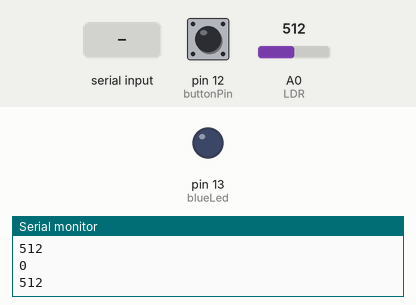
Recording of a sketch running on a simulated Arduino Uno, built with avr-gcc and run on an emulated ATmega328P. Shown: output pins drawn as LEDs (lit = HIGH), the last lines printed to the serial monitor. Inputs (shaded band) come from the test bench; at power-on: pin 12 (buttonPin) LOW, A0 (LDR) = 512.

Above: at 1.2 s.
1.3 s: "2" received over the second serial link
At 1.9 s:
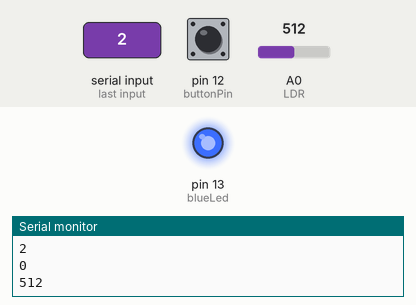
3.5 s: "3" received over the second serial link
Timing chart, 0 to 6.5 s (numbered marks = the images above; inputs shaded):
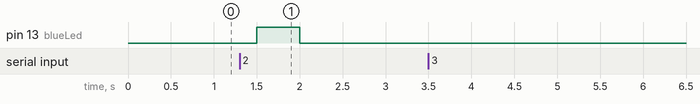

Measured:
- after the input at 1.3 s, pin 13 (blueLed): LOW → HIGH after 0.20 s, → LOW 0.50 s later

The sketch:

Master__1_.ino
```cpp
#include <SoftwareSerial.h>
#define blueLed 13
#define buttonPin 12
#define pass_lgth 4


SoftwareSerial BT(10, 11);
int LDR = A0;
int sensorValue;
int btnState;
bool isLocked=false;
char password[] = "****";
char initial_password[]= "1234";
bool lockedDoor = false;
char a=0; // stores incoming character from other device

void setup()
{
  // set digital pin
  pinMode(blueLed, OUTPUT);
  pinMode(buttonPin, INPUT);

  // set the data rate for the Serial port
  BT.begin(9600);
  Serial.begin(38400);

}

void loop()
{
  //initialize and delay Master inputs
  sensorValue = analogRead(LDR);
  btnState = digitalRead(buttonPin);
  delay(300);

  //Check for bluetooth messages from slave
  if (BT.available()){
      a = BT.read();
      Serial.println(a);
    }


  if (btnState == 1){
       BT.println('1');
       delay(300);
       if(lockedDoor){
          lockedDoor = false;
        }

    }


  Serial.println(lockedDoor);
  Serial.println(sensorValue);
  //Lock device in night mode only if its unlocked
  if(sensorValue<100 && !lockedDoor){

      BT.println('1');
      Serial.println(lockedDoor);
      lockedDoor = true;
      delay(600);
    }

  //Proximity Detected
  if(a=='2'){
      digitalWrite(blueLed,HIGH);
      delay(500);
      digitalWrite(blueLed,LOW);
      a=0;
    }

  //Password Received
  if(a=='3'){
      int i = 0;
      //Loop to retrieve all characters of the password
      while (BT.available()>0){
        a = BT.read();
        if(a != ' '){
          password[i] = a;
          i++;
        }
      }
      //compare input with actual password
      if(!strcmp(password,initial_password)){
        Serial.println("correct");
        BT.println('1');
        if(lockedDoor){
          lockedDoor = false;
        }
        }
      else{
          Serial.println("incorrect");
          Serial.println(password);
        }
      a=0;
    }
}
```
